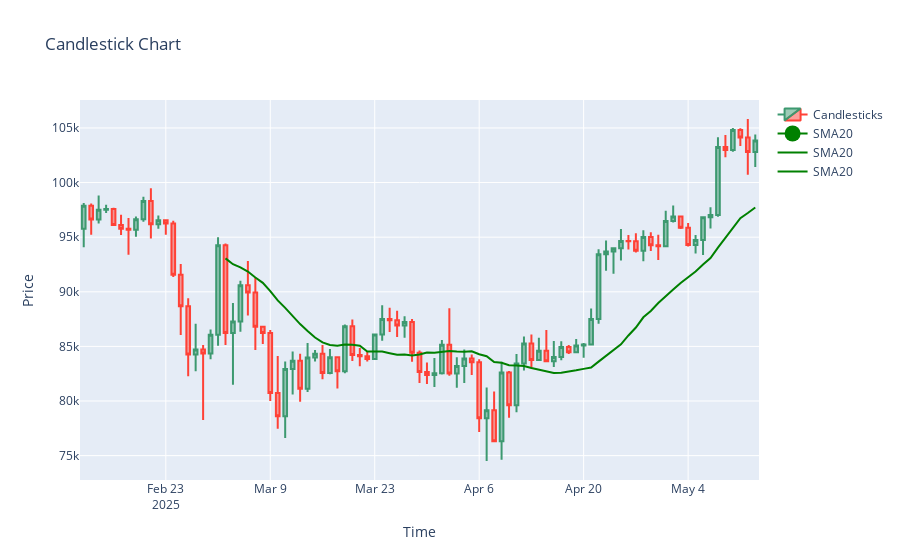

This figure's notebook cell:
### Code cell
add_chart_to_figure(
    fig,
    go.Scatter(
        x=df.index,  # Use the index of the DataFrame as the x-axis
        y=df["close"].rolling(20).mean(),  # Compute the rolling mean for the y-axis
        mode="lines",
        name="SMA20",
        marker={"color": "green", "size": 20},
    ),
)
